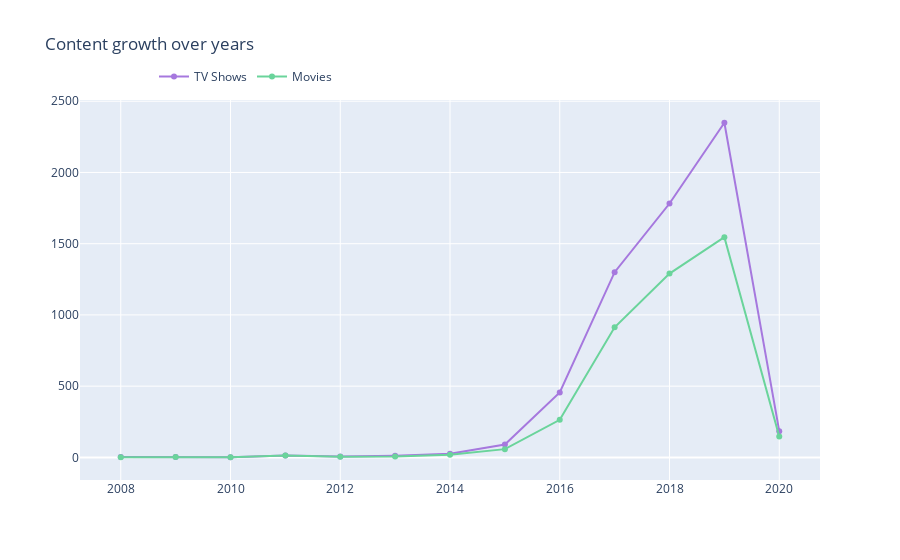

The code cell stored with this chart in its notebook:
### Code cell
import matplotlib.pyplot as plt
import time

# Content growth over years
d1 = netflix[netflix["type"] == "TV Show"]
d2 = netflix[netflix["type"] == "Movie"]

col = "year_added"

vc1 = netflix[col].value_counts().reset_index()
vc1 = vc1.rename(columns = {col : "count", "index" : col})
vc1['percent'] = vc1['count'].apply(lambda x : 100*x/sum(vc1['count']))
vc1 = vc1.sort_values(col)
#vc1

vc2 = d2[col].value_counts().reset_index()
vc2 = vc2.rename(columns = {col : "count", "index" : col})
vc2['percent'] = vc2['count'].apply(lambda x : 100*x/sum(vc2['count']))
vc2 = vc2.sort_values(col)

trace1 = go.Scatter(x=vc1[col], y=vc1["count"], name="TV Shows", marker=dict(color="#a678de"))
trace2 = go.Scatter(x=vc2[col], y=vc2["count"], name="Movies", marker=dict(color="#6ad49b"))
data = [trace1, trace2]
layout = go.Layout(title="Content growth over years", legend=dict(x=0.1, y=1.1, orientation="h"))
fig = go.Figure(data, layout=layout)
fig.show()

### Figure 1 — Plotly figure (JSON) as saved in the notebook; plotly's stock layout.template omitted (floating-point values rounded to 4 significant figures)
{"data": [{"marker": {"color": "#a678de"}, "name": "TV Shows", "type": "scatter", "x": [2008, 2009, 2010, 2011, 2012, 2013, 2014, 2015, 2016, 2017, 2018, 2019, 2020], "y": [2, 2, 1, 13, 7, 12, 25, 90, 456, 1300, 1782, 2349, 184]}, {"marker": {"color": "#6ad49b"}, "name": "Movies", "type": "scatter", "x": [2008, 2009, 2010, 2011, 2012, 2013, 2014, 2015, 2016, 2017, 2018, 2019, 2020], "y": [1, 2, 1, 13, 4, 6, 19, 58, 264, 913, 1290, 1546, 147]}], "layout": {"legend": {"orientation": "h", "x": 0.1, "y": 1.1}, "title": {"text": "Content growth over years"}}}
